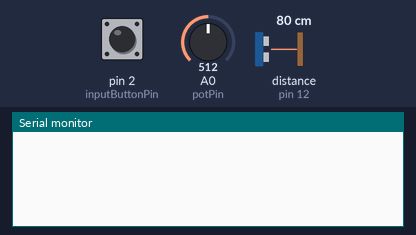
Simulated run of this sketch. Board: Arduino Uno, built with avr-gcc and run on an emulated ATmega328P. Parts: the last lines printed to the serial monitor. The test bench sets the inputs (shaded band); at power-on: pin 2 (inputButtonPin) LOW, A0 (potPin) = 512, distance to the obstacle (sensor on pin 12) 80 cm. The echo pulse lasts 58.3 µs per cm.

Above: at 1.2 s.
1.3 s: pin 2 (inputButtonPin) pulled HIGH for 1 s
At 2.5 s:
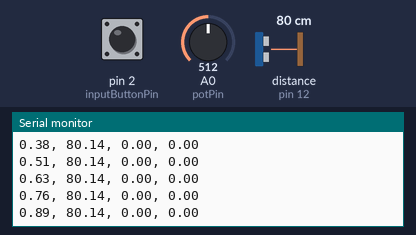
3.8 s: pin 2 (inputButtonPin) pulled HIGH for 3.2 s
At 8.0 s:
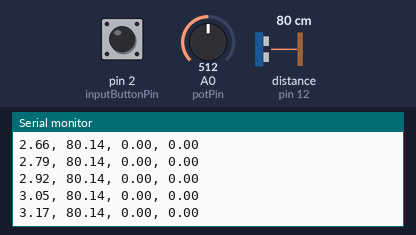
Timing chart, 0 to 9.5 s (numbered marks = the images above; inputs shaded):
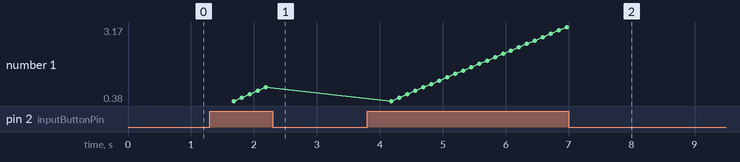

Measured:
- after the input at 1.3 s, the serial monitor: prints a new line after 0.38 s (image 1)
- after the input at 3.8 s, the serial monitor: prints a new line after 1.0 s (image 2)
- plotted number 1: 0.89 → 3.17 after the input at 3.8 s

The sketch:

sketch_distance_measurement_packed.ino.ino
```cpp
#include <EEPROM.h>
int decimalprec=2; //Ακρίβεια δεκαδικών ψηφίων στην εμφάνιση
int inputButtonPin=2; //Push Button input pin
int potPin = A0; // Potentiometer output connected to analog pin 0
int potVal = 0; // Variable to store the input from the potentiometer
int rythm=10; //The delay of sampling in miliseconds
int startstop=0; //if startstop=0
unsigned long currentTime;
//unsigned long stratTimeX=0;
//unsigned long timeX=0;

int echoPin = 12; // Echo Pin
int trigPin = 13; // Trigger Pin
int maximumRange = 200; // Maximum range needed
int minimumRange = 0; // Minimum range needed
long duration; // Διάρκεια για να υπολογιστεί η απόσταση
float distance, prevDistance; // Απόσταση, Προηγούμενη Απόσταση για να υπολογιστεί η ταχύτητα
unsigned long startMillis; // Ο χρόνος έναρξης της συλλογής δεδομένων (που πατήθηκε το push button)
unsigned long elapsed; //Ο χρόνος (milliseconds) που πέρασε από την έναρξη συλλογής των τιμών (που πατήθηκε το push button)
unsigned long prevelapsed; //Η ποροηγούμενη τιμή του χρόνου (milliseconds) που πέρασε από την έναρξη συλλογής των τιμών (που πατήθηκε το push button) για να υπολογιστεί η ταχύτητα
float speed; //H ταχύτητα
float prevspeed; //H προηγούμενη τιμή της ταχύτητας (m/sec) για τον υπολογισμό της επιτάχυνσης
float acceleration; // Επιτάχυνση
unsigned long count; // Μετρητής των επαναλήψεων χρησιμοποιείται για να μην εκτυπωνονται οι πρωτες 3 μετρήσεις


void setup() {
  // put your setup code here, to run once:
  pinMode(inputButtonPin,INPUT);
  pinMode(trigPin, OUTPUT);
  pinMode(echoPin, INPUT);
  Serial.begin(9600);
  startMillis = millis(); // Αρχικοποίηση που μετρά την 1η τιμή του χρόνου από την έναρξη του προγράμματος


}
void loop() {
 // put your main code here, to run repeatedly:

if (digitalRead(inputButtonPin) == HIGH) { //if the button is pushed
    if (startstop==0) {
      //timeX=timeX+currentTime-stratTimeX;

      count=0; //Αρχικοποίηση του μετρητή των επαναλήψεων (κάθε φορά που πατάω το κουπί αρχικοποιείται)

      prevDistance=0; //Αρχικοποίηση της προηγούμενης τιμής της απόστασης
      prevelapsed=0; //Αρχικοποίηση της προηγούμενης τιμής του χρόνου
      prevspeed=0; // Αρχικοποίηση της προηγούμενης τιμής της ταχύτητας
    }
    startstop=1;

    count=count+1; //Αύξηση του μετρητή για την αγνόηση των πρώτων μετρήσεων

    digitalWrite(trigPin, LOW);
    delayMicroseconds(2);
    digitalWrite(trigPin, HIGH);
    delayMicroseconds(10);
    digitalWrite(trigPin, LOW);
    duration = pulseIn(echoPin, HIGH);
    currentTime = millis(); // Αποθήκευση του χρόνου που πέρασε από την εκκίνηση
    //Serial.print("Χρόνος: ");
    //Serial.print(currentTime);
    //Serial.println(" ms");
    //Serial.println(duration);

    distance = duration/58.2; //Υπολογισµός απόστασης (σε cm) βασιζόµενοι στην ταχύτητα του ήχου. Ή (0.034cm/μs ταχύτητα ήχου στους 20C) distance=0.034*duration/2;

    if (distance >= maximumRange || distance <= minimumRange){
      Serial.println("Εκτός ορίων");
      delay(100);
    }
    else {
    // unsigned long elapsed = millis() - startMillis;
    // Serial.print("Χρόνος από την εκκίνηση: ");
    // Serial.print(elapsed / 1000);
    // Serial.println(" δευτερόλεπτα");

    //Serial.print(currentTime);

    // Εκτύπωση του χρόνου
     //Serial.print(timeX);
      elapsed = (millis() - startMillis);  //ο χρόνος που πέρασε σε σχέση με τον χρόνο έναρξης


      // Υπολογισμός και εκτύπωση της ταχύτητας
      float ds=distance-prevDistance; //διαφορά απόστασης σε centimeters (εάν θέλω μετρήσεις σε μέτρα εδώ να δοκιμάσω να το διαιρέσω με το 100)
      float dt=elapsed-prevelapsed; // διαφορά χρόνου σε milliseconds (εάν θέλω μέτρηση σε sec να δοκιμάσω να το διαιρέσω με το 1000 και να σβήσω τις διαιρέσεις με το 1000 παρακάτω )
                                    // μια άλλη σκέψη είναι να μην διαιρέσω εδώ την απόσταση και τον χρόνο και να πολλαπλασιάσω την ταχύτητα με το 10 αντί με το 1000 για να μετράω
                                    // ταχύτητα σε m/s επιτάχυνση σε m/sec^2
      speed=(float)(ds/dt)*1000.0; // Υπολογισμός της ταχύτητας Πολλάπλασιάζω με το 1000 για να γίνει η μετατροπή σε cm/sec
      //speed=(float)(distance/elapsed)*1000.0; // ΣΟΣ ΝΕΟΣ Υπολογισμός της ταχύτητας Πολλάπλασιάζω με το 1000 για να γίνει η μετατροπή σε cm/sec
      float dv=speed-prevspeed; //διαφορά ταχύτητας (cm/sec)
      acceleration=(float)(dv/dt)*1000.0; //Υπολογισμός της επιτάχυνσης cm/sec^2

      if (count >3) { //Εάν περάσουμε τις 3 πρώτες μετρήσεις τότε να εκτυπώνει για να υπλογίζεται η επιτάχυνση σωστά
        Serial.print(elapsed/1000.0,decimalprec); //εκτύπωση του χρόνου σε sec decimalprec=ακρίβεια δεκαδικών ψηφίων

      // Εκτύπωση της απόστασης
        Serial.print(", ");
        Serial.print(distance,decimalprec);

        //Serial.print(",Dist ");
        //Serial.print(distance);

        //Serial.print(",pervDist ");
        //Serial.print(prevDistance);

        //Serial.print(",elapsed ");
      // Serial.print(elapsed);

        //Serial.print(",prevelapsed ");
        //Serial.print(prevelapsed);

        //Serial.print(",DS ");
        //Serial.print(ds);

        //Serial.print(",Dt ");
        //.print(dt);

      // Εκτύπωση της ταχύτητας
        Serial.print(", ");
        Serial.print(speed,decimalprec);

        //Serial.print(" prevV, ");
        //Serial.print(prevspeed);

        //Serial.print(" dV, ");
        //Serial.print(dv);

        //Serial.print(" dt, ");
        //Serial.print(dt);

      // Εκτύπωση της επιτάχυνσης
        Serial.print(", ");
        Serial.println(acceleration,decimalprec);

        if (count>10) { //Εαν ξεπεράσουμε το 10 το ξαναβαζουμε στο 10 για να μην προκαλέσουμε stack overflow για την μεταβλητη count
          count=10;
        }

      }
      delay(rythm);


      prevDistance=distance; //Ανανέωση της τιμής της προηγούμενης τιμής της απόστασης
      prevelapsed=elapsed; //Ανανέωση της τιμής της προηγούμενης τιμής του χρόνου
      prevspeed=speed;  //Ανανέωση της τιμής της προηγούμενης τιμής της ταχύτητας


    };
    //Καθυστέρηση 50ms πριν την επόµενη ανάγνωση
    delay(rythm);
  }
  else //Εάν το push button δεν είναι πατημένο τότε ρύθμισε τον ρυθμό δειγματοληψίας
  {

    startstop=0;
    potVal = analogRead(potPin);   // Διάβασε την τιμή που δίνει το ποτενσιόμετρο στο input pin
    int step = map(potVal, 0, 1023, 1, 5);    // Μετατροπή σε 1 - 5
    rythm = step * 20;                      // Πολλαπλάσια του 5 (5 - 50)
    //Serial.println(rythm);
    //stratTimeX=currentTime;

    startMillis = millis();
  }
}
```
